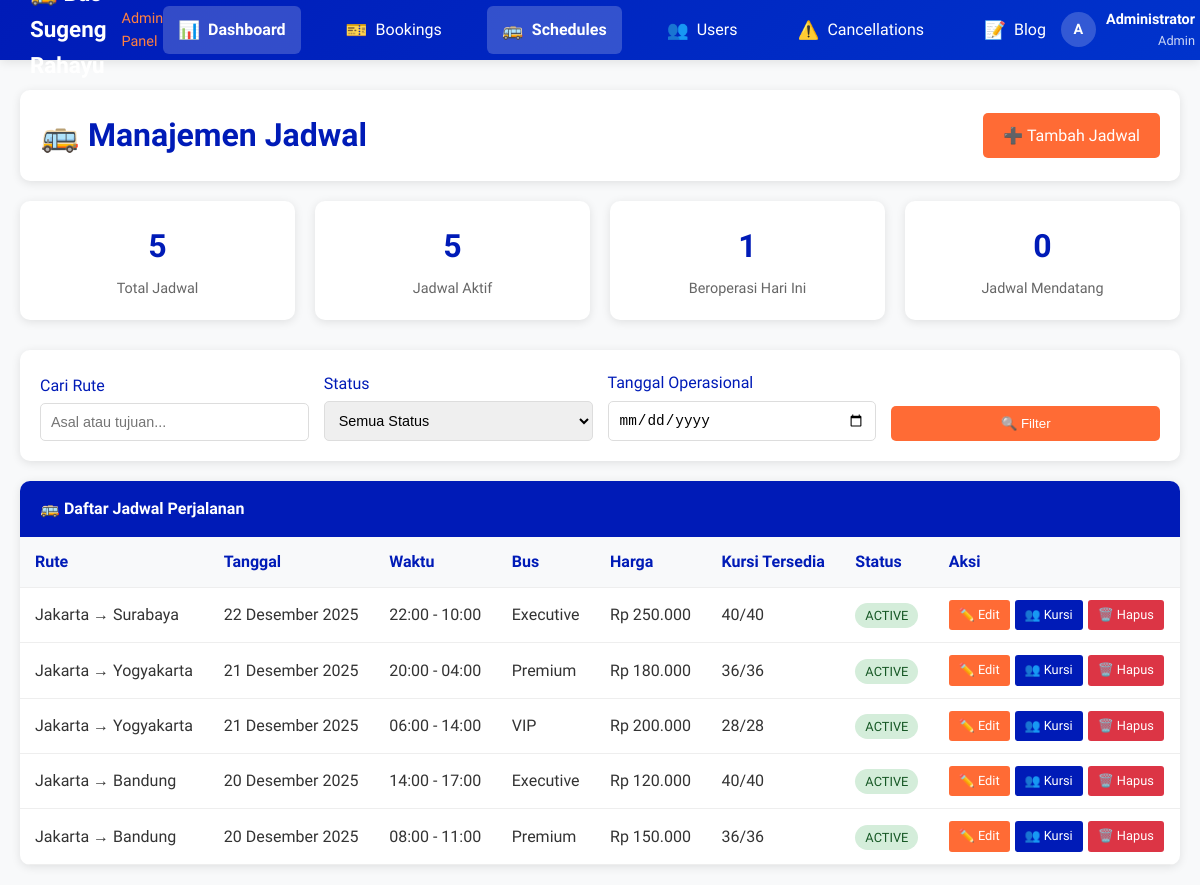
Screenshot of /admin/schedules/index.php (signed in) with the database file from the repository.
### tables this page shows
CREATE TABLE IF NOT EXISTS schedules (
    id INT PRIMARY KEY AUTO_INCREMENT,
    route_id INT,
    bus_type_id INT,
    departure_date DATE NOT NULL,
    departure_time TIME NOT NULL,
    arrival_time TIME,
    price DECIMAL(10,2) NOT NULL,
    available_seats INT DEFAULT 50,
    total_seats INT DEFAULT 50,
    status ENUM('active', 'cancelled', 'completed') DEFAULT 'active',
    created_at TIMESTAMP DEFAULT CURRENT_TIMESTAMP,
    updated_at TIMESTAMP DEFAULT CURRENT_TIMESTAMP ON UPDATE CURRENT_TIMESTAMP,
    FOREIGN KEY (route_id) REFERENCES routes(id),
    FOREIGN KEY (bus_type_id) REFERENCES bus_types(id)
);

CREATE TABLE IF NOT EXISTS routes (
    id INT PRIMARY KEY AUTO_INCREMENT,
    origin VARCHAR(100) NOT NULL,
    destination VARCHAR(100) NOT NULL,
    distance DECIMAL(8,2),
    estimated_duration TIME,
    description TEXT,
    status ENUM('active', 'inactive') DEFAULT 'active',
    created_at TIMESTAMP DEFAULT CURRENT_TIMESTAMP
);

CREATE TABLE IF NOT EXISTS bus_types (
    id INT PRIMARY KEY AUTO_INCREMENT,
    name VARCHAR(100) NOT NULL,
    description TEXT,
    capacity INT NOT NULL,
    facilities TEXT,
    image VARCHAR(255),
    status ENUM('active', 'inactive') DEFAULT 'active',
    created_at TIMESTAMP DEFAULT CURRENT_TIMESTAMP
);

### config.php (called while the page is built, shortened)
  <?php
if (!function_exists('format_currency')) {
    function format_currency($amount) {
        return 'Rp ' . number_format($amount, 0, ',', '.');
    }
}
if (!function_exists('format_date')) {
    function format_date($date) {
        $months = [
            'January' => 'Januari',
            'February' => 'Februari',
            'March' => 'Maret',
            'April' => 'April',
            'May' => 'Mei',
            'June' => 'Juni',
            'July' => 'Juli',
            'August' => 'Agustus',
            'September' => 'September',
            'October' => 'Oktober',
            'November' => 'November',
            'December' => 'Desember'
        ];
        $timestamp = strtotime($date);
        $formatted = date('d F Y', $timestamp);
        foreach ($months as $en => $id) {
            $formatted = str_replace($en, $id, $formatted);
        }
        return $formatted;
    }
}
if (!function_exists('format_time')) {
    function format_time($time) {
        return date('H:i', strtotime($time));
    }
}
?>

### admin/schedules/index.php (the view, shortened to what this page needs)
<?php
require_once '../../config.php';
include '../header-admin.php';
?>
<div class="admin-content">
    <div class="admin-header">
        <h1>🚌 Manajemen Jadwal</h1>
        <a href="create.php" class="btn-add">➕ Tambah Jadwal</a>
    </div>
    <div class="stats-grid">
        <div class="stat-card">
            <div class="stat-number">
                <?php
                $total_query = "SELECT COUNT(*) as total FROM schedules";
                $total_result = mysqli_query($koneksi, $total_query);
                $total = mysqli_fetch_assoc($total_result)['total'];
                echo $total;
                ?>
            </div>
            <div class="stat-label">Total Jadwal</div>
        </div>
        <div class="stat-card">
            <div class="stat-number">
                <?php
                $active_query = "SELECT COUNT(*) as total FROM schedules WHERE status = 'active'";
                $active_result = mysqli_query($koneksi, $active_query);
                $active = mysqli_fetch_assoc($active_result)['total'];
                echo $active;
                ?>
            </div>
            <div class="stat-label">Jadwal Aktif</div>
        </div>
        <div class="stat-card">
            <div class="stat-number">
                <?php
                $today_query = "SELECT COUNT(*) as total FROM schedules WHERE departure_date = CURDATE() AND status = 'active'";
                $today_result = mysqli_query($koneksi, $today_query);
                $today = mysqli_fetch_assoc($today_result)['total'];
                echo $today;
                ?>
            </div>
            <div class="stat-label">Beroperasi Hari Ini</div>
        </div>
        <div class="stat-card">
            <div class="stat-number">
                <?php
                $upcoming_query = "SELECT COUNT(*) as total FROM schedules WHERE departure_date > CURDATE() AND status = 'active'";
                $upcoming_result = mysqli_query($koneksi, $upcoming_query);
                $upcoming = mysqli_fetch_assoc($upcoming_result)['total'];
                echo $upcoming;
                ?>
            </div>
            <div class="stat-label">Jadwal Mendatang</div>
        </div>
    </div>
    <div class="filters-section">
        <form method="GET" action="">
            <div class="filters-grid">
                <div class="filter-group">
                    <label for="search">Cari Rute</label>
                    <input type="text" id="search" name="search" value="<?php echo $_GET['search'] ?? ''; ?>" placeholder="Asal atau tujuan...">
                </div>
                <div class="filter-group">
                    <label for="status">Status</label>
                    <select id="status" name="status">
                        <option value="">Semua Status</option>
                    </select>
                </div>
                <div class="filter-group">
                    <label for="date">Tanggal Operasional</label>
                    <input type="date" id="date" name="date" value="<?php echo $_GET['date'] ?? ''; ?>">
                </div>
                <div class="filter-group">
                    <button type="submit" class="btn-filter">🔍 Filter</button>
                </div>
            </div>
        </form>
    </div>
    <div class="schedules-table">
        <div class="table-header">
            🚌 Daftar Jadwal Perjalanan
        </div>
        <div class="table-container">
            <table>
                <thead>
                    <tr>
                        <th>Rute</th>
                        <th>Tanggal</th>
                        <th>Waktu</th>
                        <th>Bus</th>
                        <th>Harga</th>
                        <th>Kursi Tersedia</th>
                        <th>Status</th>
                        <th>Aksi</th>
                    </tr>
                </thead>
                <tbody>
                    <?php
                    $where_conditions = [];
                    $params = [];
                    $types = "";
                    $where_clause = !empty($where_conditions) ? "WHERE " . implode(" AND ", $where_conditions) : "";
                    $page = isset($_GET['page']) ? (int)$_GET['page'] : 1;
                    $per_page = 10;
                    $offset = ($page - 1) * $per_page;
                    $query = "SELECT s.*, r.origin, r.destination, bt.name as bus_type_name, bt.capacity
                             FROM schedules s
                             LEFT JOIN routes r ON s.route_id = r.id
                             LEFT JOIN bus_types bt ON s.bus_type_id = bt.id
                             $where_clause
                             ORDER BY s.departure_date DESC, s.departure_time DESC
                             LIMIT ? OFFSET ?";
                    $stmt = mysqli_prepare($koneksi, $query);
                    $params[] = $per_page;
                    $params[] = $offset;
                    $types .= "ii";
                    mysqli_stmt_bind_param($stmt, $types, ...$params);
                    mysqli_stmt_execute($stmt);
                    $result = mysqli_stmt_get_result($stmt);
                    if (mysqli_num_rows($result) > 0) {
                        while ($schedule = mysqli_fetch_assoc($result)) {
                            $booked_query = "SELECT COUNT(*) as booked FROM bookings WHERE schedule_id = ? AND booking_status IN ('confirmed', 'checked_in')";
                            $booked_stmt = mysqli_prepare($koneksi, $booked_query);
                            mysqli_stmt_bind_param($booked_stmt, "i", $schedule['id']);
                            mysqli_stmt_execute($booked_stmt);
                            $booked_result = mysqli_stmt_get_result($booked_stmt);
                            $booked = mysqli_fetch_assoc($booked_result)['booked'];
                            $available = $schedule['capacity'] - $booked;
                            $status_class = 'status-' . $schedule['status'];
                            ?>
                            <tr>
                                <td><?php echo htmlspecialchars($schedule['origin'] . ' → ' . $schedule['destination']); ?></td>
                                <td><?php echo format_date($schedule['departure_date']); ?></td>
                                <td><?php echo format_time($schedule['departure_time']); ?> - <?php echo format_time($schedule['arrival_time']); ?></td>
                                <td><?php echo htmlspecialchars($schedule['bus_type_name']); ?></td>
                                <td><?php echo format_currency($schedule['price']); ?></td>
                                <td><?php echo $available; ?>/<?php echo $schedule['capacity']; ?></td>
                                <td><span class="status-badge <?php echo $status_class; ?>"><?php echo ucfirst($schedule['status']); ?></span></td>
                                <td>
                                    <div class="action-buttons">
                                        <a href="edit.php?id=<?php echo $schedule['id']; ?>" class="btn-action btn-edit">✏️ Edit</a>
                                        <a href="occupancy.php?id=<?php echo $schedule['id']; ?>" class="btn-action btn-view">👥 Kursi</a>
                                        <a href="delete.php?id=<?php echo $schedule['id']; ?>" class="btn-action btn-delete" onclick="return confirm('Yakin ingin menghapus jadwal ini?')">🗑️ Hapus</a>
                                    </div>
                                </td>
                            </tr>
                            <?php
                        }
                    }
                    ?>
                </tbody>
            </table>
        </div>
    </div>
</div>
<?php include '../footer-admin.php'; ?>

### admin/header-admin.php (style rules this page uses)
* { margin: 0; padding: 0; box-sizing: border-box; }
body { font-family: 'Segoe UI', Tahoma, Geneva, Verdana, sans-serif; background: #f8f9fa; color: #333; line-height: 1.6; }

### rows the page displays
schedules: route.destination "Jakarta → Surabaya", departure_date "22 Desember 2025", departure_time "22:00", arrival_time "10:00", bus_type.name "Executive", price "Rp 250.000", bus_type.capacity "40", status "ACTIVE"
schedules: route.destination "Jakarta → Yogyakarta", departure_date "21 Desember 2025", departure_time "20:00", arrival_time "04:00", bus_type.name "Premium", price "Rp 180.000", bus_type.capacity "36", status "ACTIVE"
schedules: route.destination "Jakarta → Yogyakarta", departure_date "21 Desember 2025", departure_time "06:00", arrival_time "14:00", bus_type.name "VIP", price "Rp 200.000", bus_type.capacity "28", status "ACTIVE"
schedules: route.destination "Jakarta → Bandung", departure_date "20 Desember 2025", departure_time "14:00", arrival_time "17:00", bus_type.name "Executive", price "Rp 120.000", bus_type.capacity "40", status "ACTIVE"
schedules: route.destination "Jakarta → Bandung", departure_date "20 Desember 2025", departure_time "08:00", arrival_time "11:00", bus_type.name "Premium", price "Rp 150.000", bus_type.capacity "36", status "ACTIVE"

### other values shown
substr($_SESSION['user_name'] ?? 'A', 0, 1) "A"
$_SESSION['user_name'] "Administrator"
$_SESSION['user_role'] "Admin"
$total "5"
$active "5"
$today "1"
$upcoming "0"
